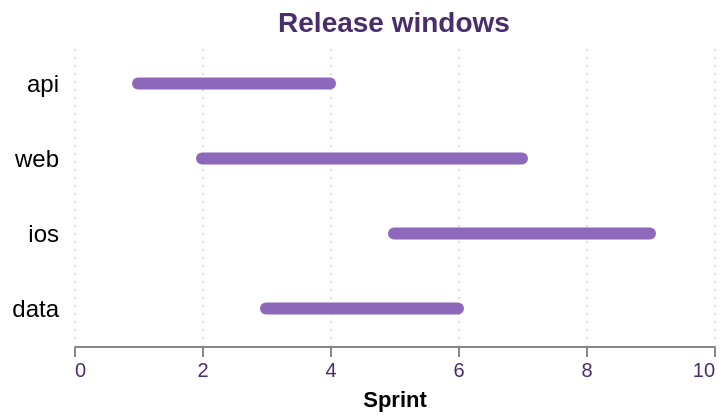

Write the Vega-Lite specification saved for this chart.
### Vega-Lite specification from a JSON file in a GitHub repository (floating-point values rounded to 4 significant figures)
{"$schema": "https://vega.github.io/schema/vega-lite/v6.json", "description": "Rule chart customization: every non-default property here is one eas draws natively (fc-qx1.43).", "title": {"text": "Release windows", "color": "#4a2d6b", "fontSize": 14}, "width": 320, "height": 150, "data": {"values": [{"team": "api", "start": 1, "end": 4}, {"team": "web", "start": 2, "end": 7}, {"team": "ios", "start": 5, "end": 9}, {"team": "data", "start": 3, "end": 6}]}, "mark": {"type": "rule", "size": 6, "strokeCap": "round", "opacity": 0.85, "color": "#7b4fb0"}, "encoding": {"y": {"field": "team", "type": "nominal", "sort": ["api", "web", "ios", "data"], "axis": {"labelFontSize": 12, "labelPadding": 8, "ticks": false, "domain": false, "title": null}}, "x": {"field": "start", "type": "quantitative", "scale": {"domain": [0, 10]}, "axis": {"title": "Sprint", "tickCount": 5, "gridDash": [1, 3], "grid": true, "labelColor": "#4a2d6b"}}, "x2": {"field": "end"}}, "config": {"view": {"stroke": null}}}
